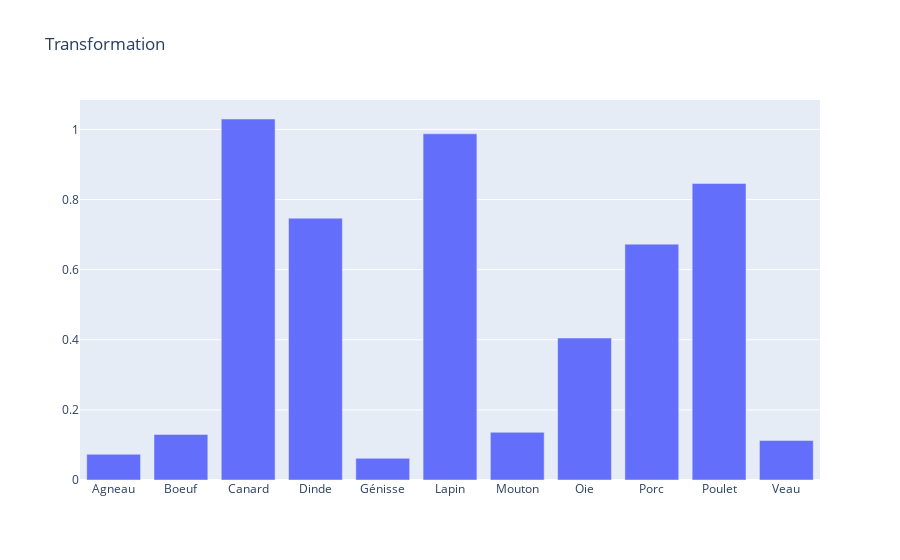

Notebook cell for this chart:
### Code cell
graph = go.Bar(x = df_groupe_espece.index.get_level_values('Espece'), y = df_groupe_espece['Transformation'], name='Transformation')
layout = go.Layout(title='Transformation')
go.Figure(data=graph, layout=layout)

### Figure 1 — Plotly figure (JSON) as saved in the notebook; plotly's stock layout.template omitted (floating-point values rounded to 4 significant figures)
{"data": [{"name": "Transformation", "type": "bar", "x": ["Agneau", "Boeuf", "Canard", "Dinde", "Génisse", "Lapin", "Mouton", "Oie", "Porc", "Poulet", "Veau"], "y": [0.07346, 0.1301, 1.03, 0.7468, 0.06189, 0.9876, 0.136, 0.4049, 0.6728, 0.846, 0.1126]}], "layout": {"title": {"text": "Transformation"}}}
